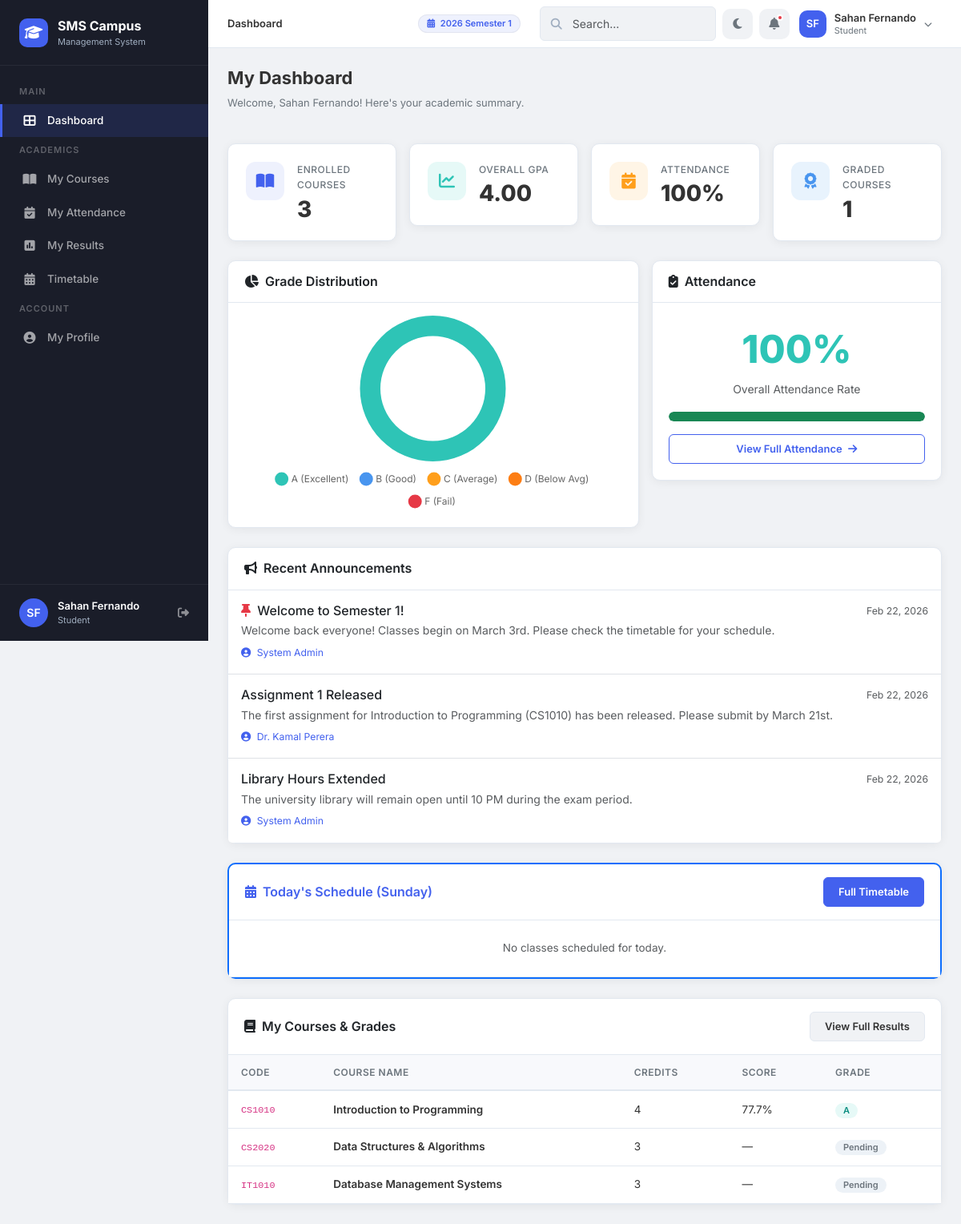
Page /dashboards/student_dashboard.php (signed in) on the committed database.
### tables this page shows
CREATE TABLE IF NOT EXISTS `academic_periods` (
    `period_id`  INT(11)      NOT NULL AUTO_INCREMENT,
    `name`       VARCHAR(100) NOT NULL,
    `start_date` DATE         NOT NULL,
    `end_date`   DATE         NOT NULL,
    `is_current` TINYINT(1)   NOT NULL DEFAULT 0,
    PRIMARY KEY (`period_id`)
);

CREATE TABLE IF NOT EXISTS `announcements` (
    `announcement_id` INT(11)      NOT NULL AUTO_INCREMENT,
    `title`           VARCHAR(200) NOT NULL,
    `message`         TEXT         NOT NULL,
    `author_id`       INT(11)      NOT NULL,
    `author_role`     ENUM('admin','lecturer') NOT NULL,
    `target_role`     ENUM('all','student','lecturer') NOT NULL DEFAULT 'all',
    `is_pinned`       TINYINT(1)   NOT NULL DEFAULT 0,
    `created_at`      TIMESTAMP    NOT NULL DEFAULT CURRENT_TIMESTAMP,
    PRIMARY KEY (`announcement_id`),
    CONSTRAINT `fk_ann_author` FOREIGN KEY (`author_id`) REFERENCES `users` (`id`) ON DELETE CASCADE
);

CREATE TABLE IF NOT EXISTS `users` (
    `id`         INT(11)      NOT NULL AUTO_INCREMENT,
    `full_name`  VARCHAR(100) NOT NULL,
    `email`      VARCHAR(100) NOT NULL,
    `password`   VARCHAR(255) NOT NULL,
    `role`       ENUM('admin','lecturer','student') NOT NULL DEFAULT 'student',
    `created_at` TIMESTAMP    NOT NULL DEFAULT CURRENT_TIMESTAMP,
    PRIMARY KEY (`id`),
    UNIQUE KEY `uk_users_email` (`email`)
);

CREATE TABLE IF NOT EXISTS `final_results` (
    `result_id`   INT(11)      NOT NULL AUTO_INCREMENT,
    `student_id`  INT(11)      NOT NULL,
    `course_id`   INT(11)      NOT NULL,
    `total_score` DECIMAL(5,2) NOT NULL DEFAULT 0.00,
    `grade`       CHAR(2)      NOT NULL DEFAULT 'F',
    `gpa_points`  DECIMAL(3,2) NOT NULL DEFAULT 0.00,
    PRIMARY KEY (`result_id`),
    UNIQUE KEY `uk_final_student_course` (`student_id`, `course_id`),
    CONSTRAINT `fk_fr_student` FOREIGN KEY (`student_id`) REFERENCES `students` (`student_id`) ON DELETE CASCADE,
    CONSTRAINT `fk_fr_course`  FOREIGN KEY (`course_id`)  REFERENCES `courses`  (`course_id`)  ON DELETE CASCADE
);

CREATE TABLE IF NOT EXISTS `courses` (
    `course_id`   INT(11)      NOT NULL AUTO_INCREMENT,
    `course_code` VARCHAR(20)  NOT NULL,
    `course_name` VARCHAR(150) NOT NULL,
    `credits`     INT(11)      NOT NULL DEFAULT 3,
    `created_at`  TIMESTAMP    NOT NULL DEFAULT CURRENT_TIMESTAMP,
    PRIMARY KEY (`course_id`),
    UNIQUE KEY `uk_courses_code` (`course_code`)
);

### dashboards/student_dashboard.php (the view, shortened to what the rows shown need)
<?php
require_once '../includes/helpers.php';
require_once '../config/db.php';
$userId = $_SESSION['user_id'];
$stmt = $pdo->prepare("SELECT * FROM students WHERE user_id = ?");
$stmt->execute([$userId]);
$student = $stmt->fetch();
$studentId = $student['student_id'] ?? 0;
$enrolledCourses = [];
try {
    $stmt = $pdo->prepare("
        SELECT c.course_code, c.course_name, c.credits, fr.grade, fr.total_score
        FROM enrollments e
        INNER JOIN courses c ON e.course_id = c.course_id
        LEFT JOIN final_results fr ON e.student_id = fr.student_id AND e.course_id = fr.course_id
        WHERE e.student_id = ?
        ORDER BY c.course_code
    ");
    $stmt->execute([$studentId]);
    $enrolledCourses = $stmt->fetchAll();
} catch (PDOException $e) {}
$announcements = [];
try {
    $stmt = $pdo->query("
        SELECT a.title, a.message, a.created_at, a.is_pinned, u.full_name as author_name
        FROM announcements a
        LEFT JOIN users u ON a.author_id = u.id
        WHERE a.target_role IN ('all', 'student')
        ORDER BY a.is_pinned DESC, a.created_at DESC
        LIMIT 5
    ");
    $announcements = $stmt->fetchAll();
} catch (PDOException $e) {}
$breadcrumbs = [['label' => 'Dashboard']];
require_once '../includes/header.php';
?>
<div class="page-header">
    <div>
        <h1>My Dashboard</h1>
    </div>
</div>
<?php if (!empty($announcements)): ?>
<div class="card mb-4">
    <div class="list-group list-group-flush">
        <?php foreach ($announcements as $ann): ?>
        <div class="list-group-item py-3">
            <div class="d-flex w-100 justify-content-between align-items-center mb-1">
                <h6 class="mb-0">
                    <?php if ($ann['is_pinned']): ?><i class="fas fa-thumbtack text-danger me-1"></i><?php endif; ?>
                    <?php echo e($ann['title']); ?>
                </h6>
                <small class="text-muted"><?php echo date('M d, Y', strtotime($ann['created_at'])); ?></small>
            </div>
            <p class="mb-1 text-muted" style="white-space: pre-wrap;"><?php echo e($ann['message']); ?></p>
            <small class="text-primary"><i class="fas fa-user-circle me-1"></i> <?php echo e($ann['author_name']); ?></small>
        </div>
        <?php endforeach; ?>
    </div>
</div>
<?php endif; ?>
<div class="card table-card">
    <div class="table-responsive">
        <table class="table table-hover mb-0">
            <thead>
                <tr><th>Code</th><th>Course Name</th><th>Credits</th><th>Score</th><th>Grade</th></tr>
            </thead>
            <tbody>
                <?php if (empty($enrolledCourses)): ?>
                    <tr><td colspan="5" class="text-center text-muted py-4">Not enrolled in any courses yet.</td></tr>
                <?php else: ?>
                    <?php foreach ($enrolledCourses as $c): ?>
                    <tr>
                        <td><code><?php echo htmlspecialchars($c['course_code']); ?></code></td>
                        <td class="fw-600"><?php echo htmlspecialchars($c['course_name']); ?></td>
                        <td><?php echo $c['credits']; ?></td>
                        <td><?php echo $c['total_score'] !== null ? number_format($c['total_score'], 1) . '%' : '—'; ?></td>
                        <td>
                            <?php if ($c['grade']): ?>
                                <span class="badge badge-grade-<?php echo strtolower($c['grade']); ?>"><?php echo $c['grade']; ?></span>
                            <?php else: ?>
                                <span class="badge" style="background:#edf2f7;color:#6c757d;">Pending</span>
                            <?php endif; ?>
                        </td>
                    </tr>
                    <?php endforeach; ?>
                <?php endif; ?>
            </tbody>
        </table>
    </div>
</div>
<?php
$gradeData = ['A' => 0, 'B' => 0, 'C' => 0, 'D' => 0, 'F' => 0];
foreach ($enrolledCourses as $c) {
    if ($c['grade'] && isset($gradeData[$c['grade']])) {
        $gradeData[$c['grade']]++;
    }
}
$extraScripts = '<script>
SMS_CHARTS.doughnutChart("gradeChart", {
    labels: ["A (Excellent)", "B (Good)", "C (Average)", "D (Below Avg)", "F (Fail)"],
    data: [' . implode(',', array_values($gradeData)) . '],
    colors: ["success", "info", "warning", "#fd7e14", "danger"]
});
</script>';
require_once '../includes/footer.php';
?>

### includes/header.php (shortened to what the rows shown need)
<?php
if (!isset($hideSearch))   $hideSearch  = false;
if (!isset($isLoginPage)) $isLoginPage = false;
$_scriptPath = $_SERVER['SCRIPT_NAME'];
if (strpos($_scriptPath, '/dashboards/') !== false) {
    $assetBase = '../assets/';
} elseif (strpos($_scriptPath, '/modules/') !== false) {
    $assetBase = '../../assets/';
} else {
    $assetBase = 'assets/';
}
if (strpos($_scriptPath, '/dashboards/') !== false) {
    $includeBase = '../includes/';
} elseif (strpos($_scriptPath, '/modules/') !== false) {
    $includeBase = '../../includes/';
} else {
    $includeBase = 'includes/';
}
$userName   = $_SESSION['full_name'] ?? 'User';
$userRole   = $_SESSION['role'] ?? 'guest';
$nameParts  = explode(' ', $userName);
$_initials  = strtoupper(substr($nameParts[0], 0, 1));
if (count($nameParts) > 1) {
    $_initials .= strtoupper(substr(end($nameParts), 0, 1));
}
?>
<!DOCTYPE html>
<html lang="en">
<head>
    <link href="https://cdn.jsdelivr.net/npm/bootstrap@5.3.3/dist/css/bootstrap.min.css" rel="stylesheet">
    <link href="https://cdnjs.cloudflare.com/ajax/libs/font-awesome/6.5.1/css/all.min.css" rel="stylesheet">
    <link href="<?php echo $assetBase; ?>css/style.css" rel="stylesheet">
</head>
<body class="<?php echo $isLoginPage ? 'login-body' : ''; ?>">
<?php if (!$isLoginPage): ?>
    <?php require_once $includeBase . 'sidebar.php'; ?>
    <header class="topbar">
        <div class="topbar-left">
            <?php if (!empty($breadcrumbs)): ?>
            <div class="breadcrumb-nav">
                <?php foreach ($breadcrumbs as $i => $crumb): ?>
                    <?php if (isset($crumb['url'])): ?>
                        <a href="<?php echo $crumb['url']; ?>"><?php echo htmlspecialchars($crumb['label']); ?></a>
                    <?php else: ?>
                        <span class="current"><?php echo htmlspecialchars($crumb['label']); ?></span>
                    <?php endif; ?>
                <?php endforeach; ?>
            </div>
            <?php endif; ?>
        </div>
        <div class="topbar-right">
            <div class="d-none d-md-flex align-items-center me-3" style="font-size: 13px;">
                <?php
                $currentPeriodName = 'No Active Period';
                if (isset($pdo)) {
                    try {
                        $cpStmt = $pdo->query("SELECT name FROM academic_periods WHERE is_current = 1 LIMIT 1");
                        if ($cp = $cpStmt->fetch()) {
                            $currentPeriodName = $cp['name'];
                        }
                    } catch (PDOException $e) {}
                }
                ?>
                <span class="badge" style="background:var(--primary-light); color:var(--primary); padding: 5px 10px; border: 1px solid rgba(0,0,0,0.05);"><i class="fas fa-calendar-alt me-1"></i> <?php echo htmlspecialchars($currentPeriodName); ?></span>
            </div>
            <?php if (!$hideSearch): ?>
            <div class="search-box d-none d-md-block" style="width:220px;">
                <i class="fas fa-search"></i>
                <input type="text" class="form-control form-control-sm" placeholder="Search...">
            </div>
            <?php endif; ?>
            <button class="topbar-icon-btn" id="darkModeToggle" title="Toggle Dark Mode">
                <i class="fas fa-moon"></i>
            </button>
            <button class="topbar-icon-btn" title="Notifications">
                <i class="fas fa-bell"></i>
                <span class="notification-dot"></span>
            </button>
            <div class="dropdown">
                <div class="user-dropdown" data-bs-toggle="dropdown" aria-expanded="false">
                    <div class="avatar-sm"><?php echo $_initials; ?></div>
                    <div class="user-meta d-none d-sm-block">
                        <div class="name"><?php echo htmlspecialchars($userName); ?></div>
                        <div class="role"><?php echo ucfirst($userRole); ?></div>
                    </div>
                    <i class="fas fa-chevron-down" style="font-size:10px; color:var(--text-muted);"></i>
                </div>
            </div>
        </div>
    </header>
    <main class="main-content">
<?php endif; ?>

### rows in the picture
academic_periods: name "2026 Semester 1"
announcements: is_pinned 1 (drawn), title "Welcome to Semester 1!", created_at "Feb 22, 2026", message "Welcome back everyone! Classes begin on March 3rd. Please check the timetable for your schedule.", author.full_name "System Admin"
announcements: title "Assignment 1 Released", created_at "Feb 22, 2026", message "The first assignment for Introduction to Programming (CS1010) has been released. Please submit by March 21st.", author.full_name "Dr. Kamal Perera"
announcements: title "Library Hours Extended", created_at "Feb 22, 2026", message "The university library will remain open until 10 PM during the exam period.", author.full_name "System Admin"
final_results: course.course_code "CS1010", course.course_name "Introduction to Programming", course.credits "4", total_score "77.7", grade "A"
courses: course_code "CS2020", course_name "Data Structures & Algorithms", credits "3", shows "Pending"
courses: course_code "IT1010", course_name "Database Management Systems", credits "3", shows "Pending"

### other values in the picture
$initials "SF"
$userName "Sahan Fernando"
$role "Student"
$crumb['label'] "Dashboard"
$_initials "SF"
$userRole "Student"
getUserName() "Sahan Fernando"
$enrolledCount "3"
$overallGPA "4.00"
$attPercent "100"
$gradedCount "1"
